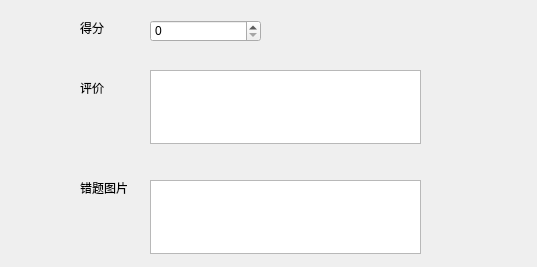
<?xml version="1.0" encoding="UTF-8"?>
<ui version="4.0">
 <class>Form</class>
 <widget class="QWidget" name="Form">
  <property name="geometry">
   <rect>
    <x>0</x>
    <y>0</y>
    <width>537</width>
    <height>267</height>
   </rect>
  </property>
  <property name="windowTitle">
   <string>Form</string>
  </property>
  <property name="styleSheet">
   <string notr="true">border-image: url(:/newPrefix/3.qrc);</string>
  </property>
  <widget class="QLabel" name="label">
   <property name="geometry">
    <rect>
     <x>80</x>
     <y>20</y>
     <width>58</width>
     <height>16</height>
    </rect>
   </property>
   <property name="text">
    <string>得分</string>
   </property>
  </widget>
  <widget class="QLabel" name="label_2">
   <property name="geometry">
    <rect>
     <x>80</x>
     <y>80</y>
     <width>58</width>
     <height>16</height>
    </rect>
   </property>
   <property name="text">
    <string>评价</string>
   </property>
  </widget>
  <widget class="QLabel" name="label_3">
   <property name="geometry">
    <rect>
     <x>80</x>
     <y>180</y>
     <width>58</width>
     <height>16</height>
    </rect>
   </property>
   <property name="text">
    <string>错题图片</string>
   </property>
  </widget>
  <widget class="QSpinBox" name="spinBox">
   <property name="geometry">
    <rect>
     <x>150</x>
     <y>20</y>
     <width>111</width>
     <height>22</height>
    </rect>
   </property>
  </widget>
  <widget class="QTextEdit" name="textEdit">
   <property name="geometry">
    <rect>
     <x>150</x>
     <y>70</y>
     <width>271</width>
     <height>74</height>
    </rect>
   </property>
  </widget>
  <widget class="QTextEdit" name="textEdit_2">
   <property name="geometry">
    <rect>
     <x>150</x>
     <y>180</y>
     <width>271</width>
     <height>74</height>
    </rect>
   </property>
  </widget>
 </widget>
 <resources>
  <include location="image/3.qrc"/>
 </resources>
 <connections/>
</ui>
